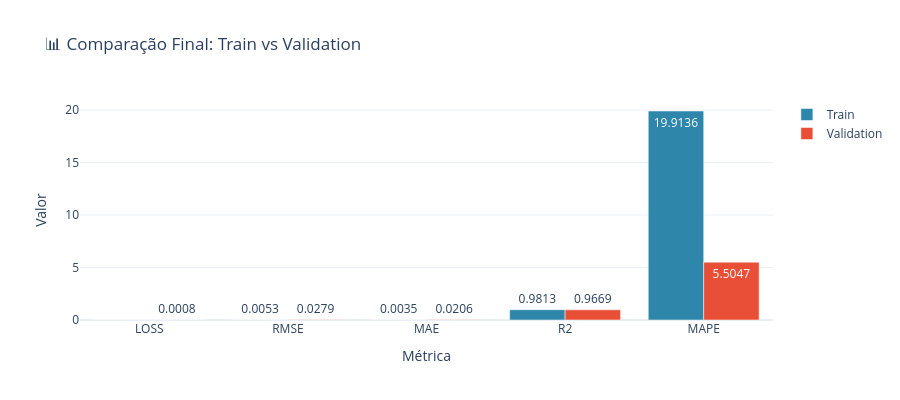

Notebook code cell kept with this figure:
### Markdown cell above
## 5. Comparação Train vs Validation (Overfitting Analysis)

Análise de overfitting comparando métricas de treino e validação.

### Code cell
# Calcular gap entre train e val (indicador de overfitting)
last_epoch = train_history.index.max()
final_train = train_history.loc[last_epoch]
final_val = val_history.loc[last_epoch]

# Criar comparação
comparison_data = []
for metric in ['loss', 'rmse', 'mae', 'r2', 'mape']:
    if metric in final_train and metric in final_val:
        train_val = final_train[metric]
        val_val = final_val[metric]
        gap = val_val - train_val
        gap_pct = (gap / train_val * 100) if train_val != 0 else 0
        comparison_data.append({
            'Métrica': metric.upper(),
            'Train': train_val,
            'Validation': val_val,
            'Gap': gap,
            'Gap (%)': gap_pct
        })

comparison_df = pd.DataFrame(comparison_data)

# Plotar comparação
fig = go.Figure()

metrics_names = comparison_df['Métrica'].tolist()
x = np.arange(len(metrics_names))

fig.add_trace(go.Bar(
    name='Train',
    x=metrics_names,
    y=comparison_df['Train'],
    marker_color='#2E86AB',
    text=comparison_df['Train'].apply(lambda x: f'{x:.4f}'),
    textposition='auto'
))

fig.add_trace(go.Bar(
    name='Validation',
    x=metrics_names,
    y=comparison_df['Validation'],
    marker_color='#E94F37',
    text=comparison_df['Validation'].apply(lambda x: f'{x:.4f}'),
    textposition='auto'
))

fig.update_layout(
    title='📊 Comparação Final: Train vs Validation',
    barmode='group',
    template='plotly_white',
    height=400,
    xaxis_title='Métrica',
    yaxis_title='Valor'
)

fig.show()

# Tabela de comparação
print("\n📋 Tabela de Comparação (Última Época):")
print(comparison_df.to_string(index=False))

### Figure 1 — Plotly figure (JSON) as saved in the notebook; plotly's stock layout.template omitted (floating-point values rounded to 4 significant figures)
{"data": [{"marker": {"color": "#2E86AB"}, "name": "Train", "text": ["0.0000", "0.0053", "0.0035", "0.9813", "19.9136"], "textposition": "auto", "type": "bar", "x": ["LOSS", "RMSE", "MAE", "R2", "MAPE"], "y": [2.846e-05, 0.005335, 0.00352, 0.9813, 19.91]}, {"marker": {"color": "#E94F37"}, "name": "Validation", "text": ["0.0008", "0.0279", "0.0206", "0.9669", "5.5047"], "textposition": "auto", "type": "bar", "x": ["LOSS", "RMSE", "MAE", "R2", "MAPE"], "y": [0.0007808, 0.02794, 0.02057, 0.9669, 5.505]}], "layout": {"barmode": "group", "height": 400, "title": {"text": "📊 Comparação Final: Train vs Validation"}, "xaxis": {"title": {"text": "Métrica"}}, "yaxis": {"title": {"text": "Valor"}}}}
